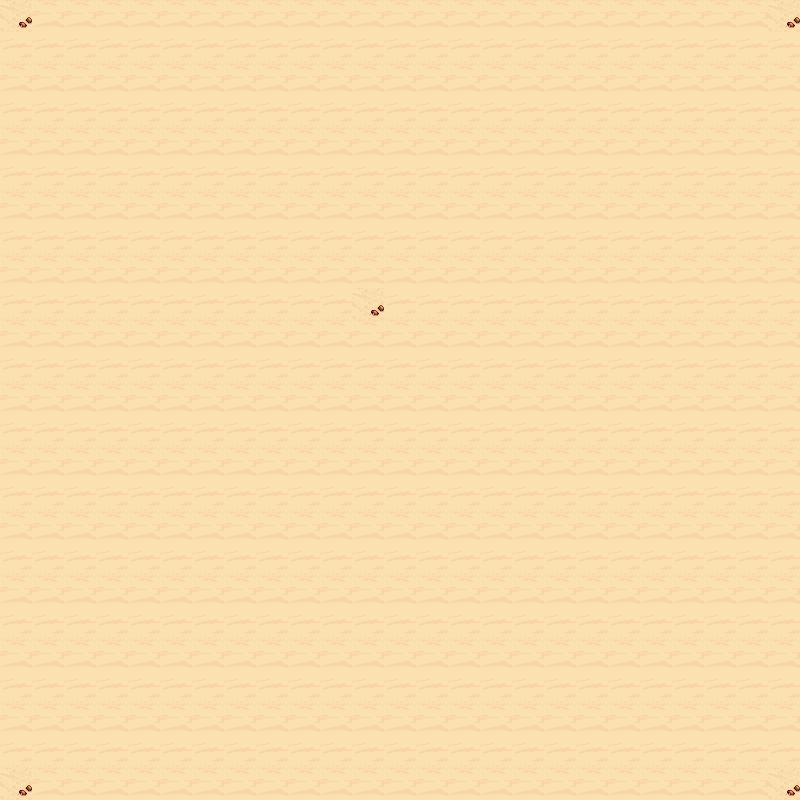

A level layout from a 2D game, rendered from its tile map. Below: a short description, then the map file with its tile-grid data intact:
An orthogonal 25x25 tile map with 32x32 px tiles, 1 tile layer (Tile Layer 1).

<map version="1.10" tiledversion="1.11.2" orientation="orthogonal" renderorder="right-down" width="25" height="25" tilewidth="32" tileheight="32" infinite="0" nextlayerid="2" nextobjectid="1">
 <tileset firstgid="1" source="desert.tsx" />
 <layer id="1" name="Tile Layer 1" width="25" height="25">
  <data encoding="csv">
16,4,4,4,4,4,4,4,4,4,4,4,4,4,4,4,4,4,4,4,4,4,4,4,16,
10,10,10,10,10,10,10,10,10,10,10,10,10,10,10,10,10,10,10,10,10,10,10,10,10,
4,4,4,4,4,4,4,4,4,4,4,4,4,4,4,4,4,4,4,4,4,4,4,4,4,
10,10,10,10,10,10,10,10,10,10,10,10,10,10,10,10,10,10,10,10,10,10,10,10,10,
4,4,4,4,4,4,4,4,4,4,4,4,4,4,4,4,4,4,4,4,4,4,4,4,4,
10,10,10,10,10,10,10,10,10,10,10,10,10,10,10,10,10,10,10,10,10,10,10,10,10,
4,4,4,4,4,4,4,4,4,4,4,4,4,4,4,4,4,4,4,4,4,4,4,4,4,
10,10,10,10,10,10,10,10,10,10,10,10,10,10,10,10,10,10,10,10,10,10,10,10,10,
4,4,4,4,4,4,4,4,4,4,4,4,4,4,4,4,4,4,4,4,4,4,4,4,4,
10,10,10,10,10,10,10,10,10,10,10,16,10,10,10,10,10,10,10,10,10,10,10,10,10,
4,4,4,4,4,4,4,4,4,4,4,4,4,4,4,4,4,4,4,4,4,4,4,4,4,
10,10,10,10,10,10,10,10,10,10,10,10,10,10,10,10,10,10,10,10,10,10,10,10,10,
4,4,4,4,4,4,4,4,4,4,4,4,4,4,4,4,4,4,4,4,4,4,4,4,4,
10,10,10,10,10,10,10,10,10,10,10,10,10,10,10,10,10,10,10,10,10,10,10,10,10,
4,4,4,4,4,4,4,4,4,4,4,4,4,4,4,4,4,4,4,4,4,4,4,4,4,
10,10,10,10,10,10,10,10,10,10,10,10,10,10,10,10,10,10,10,10,10,10,10,10,10,
4,4,4,4,4,4,4,4,4,4,4,4,4,4,4,4,4,4,4,4,4,4,4,4,4,
10,10,10,10,10,10,10,10,10,10,10,10,10,10,10,10,10,10,10,10,10,10,10,10,10,
4,4,4,4,4,4,4,4,4,4,4,4,4,4,4,4,4,4,4,4,4,4,4,4,4,
10,10,10,10,10,10,10,10,10,10,10,10,10,10,10,10,10,10,10,10,10,10,10,10,10,
4,4,4,4,4,4,4,4,4,4,4,4,4,4,4,4,4,4,4,4,4,4,4,4,4,
10,10,10,10,10,10,10,10,10,10,10,10,10,10,10,10,10,10,10,10,10,10,10,10,10,
4,4,4,4,4,4,4,4,4,4,4,4,4,4,4,4,4,4,4,4,4,4,4,4,4,
10,10,10,10,10,10,10,10,10,10,10,10,10,10,10,10,10,10,10,10,10,10,10,10,10,
16,4,4,4,4,4,4,4,4,4,4,4,4,4,4,4,4,4,4,4,4,4,4,4,16
</data>
 </layer>
</map>
